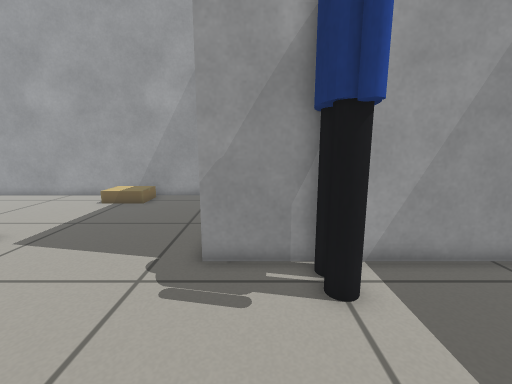
view 1 (above)

14 first-person views from a walk through a world built for the Gazebo simulator. The camera is 0.67 m above the floor, tilts 10° down and sees 90° across. The lines on the ground mark 1 m squares. The floor is counted in squares, 0.2 m on a side. Each view is taken from the middle of a square. On the plan, view 1 faces up. The plan holds only what a view shows up to about 20 squares ahead; the rest is blank. Some stock models are drawn as simple stand-ins.

view 2
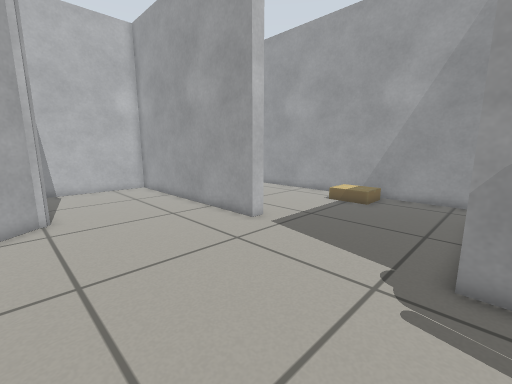

view 3
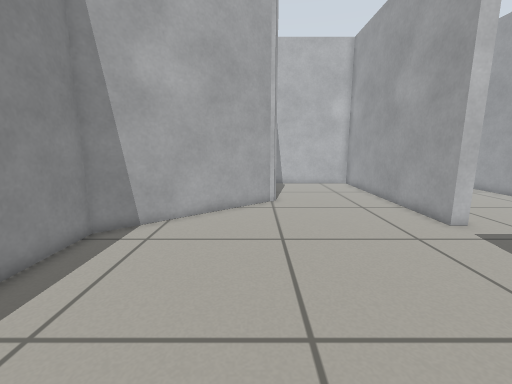

view 4
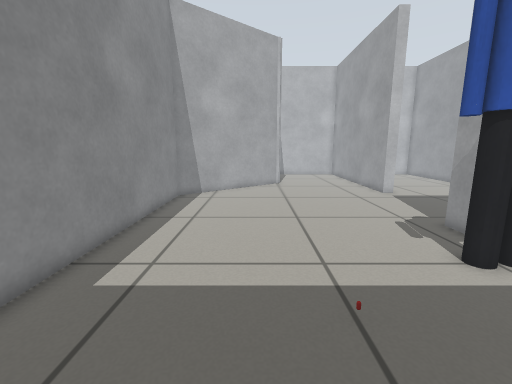

view 5
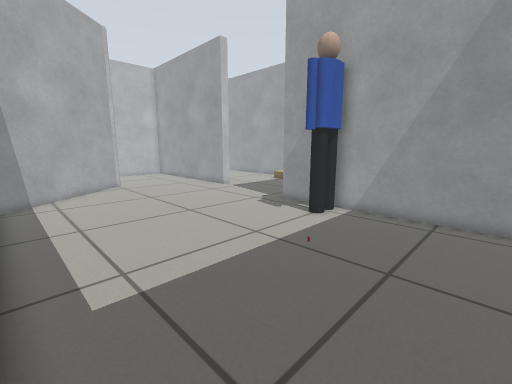

view 6
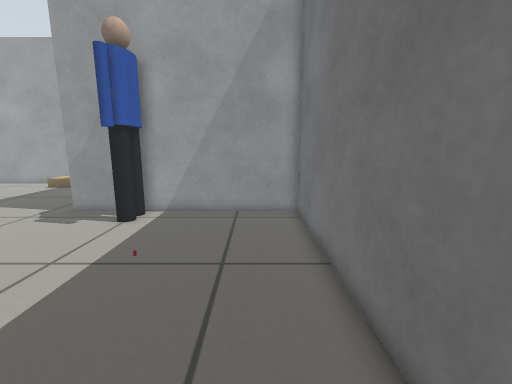

view 7
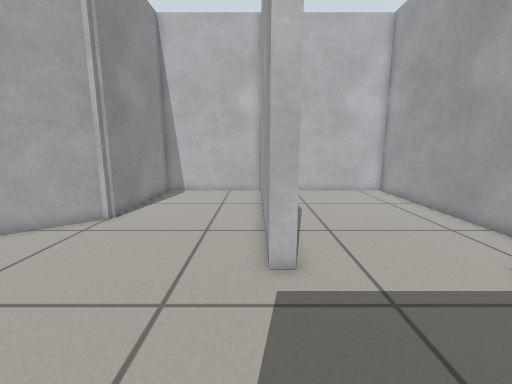

view 8
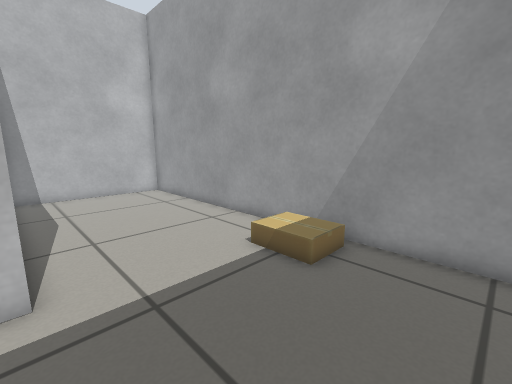

view 9
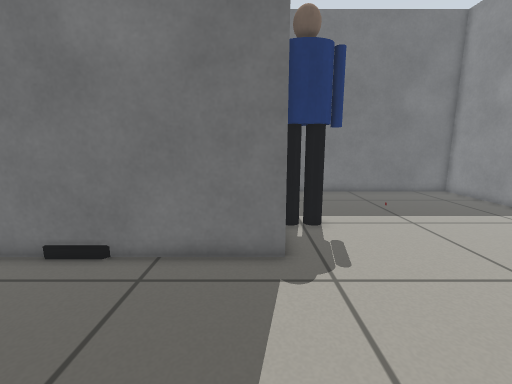

view 10
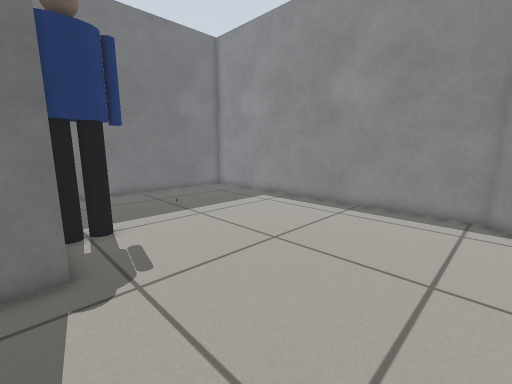

view 11
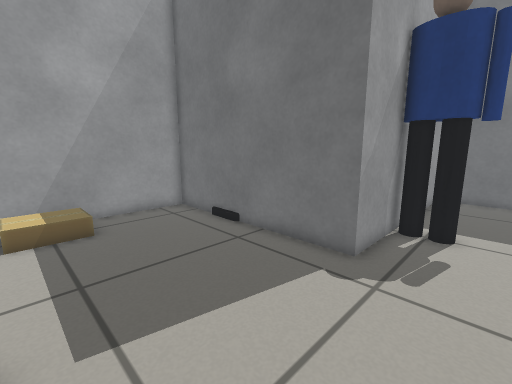

view 12
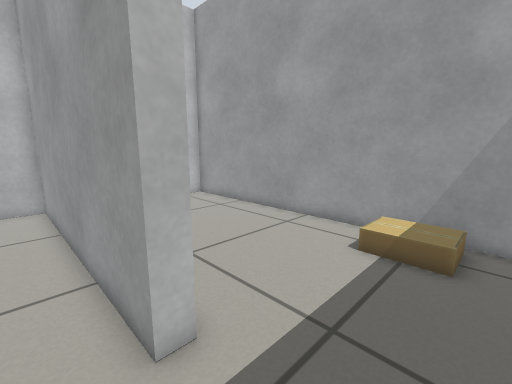

view 13
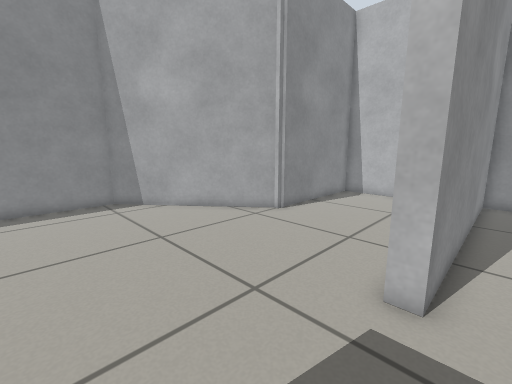

view 14
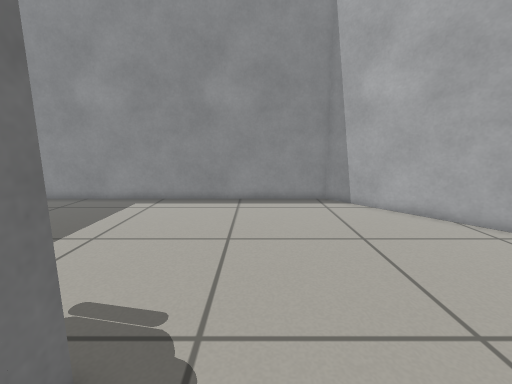

### Floor plan
Points are (right, up) in squares from view 1. A wall is a line through its corners. A room is listed if a view was taken in it or the views show most of it. See-through windows are left out.
Room 1 (views 1, 2, 3, 4, 5, 6, 7, 8, 9, 10, 11, 12, 13, 14)
walls: (-14.7, 1) (-8.5, -6.4) (10.2, -6.4) (10.2, 7.1) (-1.6, 7.1) (-1.6, 17.6) (-22.6, 17.6) (-22.6, 9.1) (-9.6, 9.1) (-9.6, 8.4) (-22.6, 8.4) (-22.6, 1.1) (-14.5, 1.1)
objects: cardboard box (-9, 15) to (-7, 17); person (2, 5) to (2, 6)

Positions as (right, up) in squares from view 1, and headings:
1: (0, 0), facing up
2: (-1, 0), facing up-left
3: (1, 0), facing left
4: (9, -1), facing left
5: (9, -6), facing up-left
6: (8, -6), facing up
7: (-3, 8), facing left
8: (-3, 9), facing up-left
9: (-9, 8), facing right
10: (-9, 8), facing down-right
11: (-9, 4), facing up-right
12: (-6, 7), facing up-left
13: (-4, 10), facing down-left
14: (-4, 10), facing down
